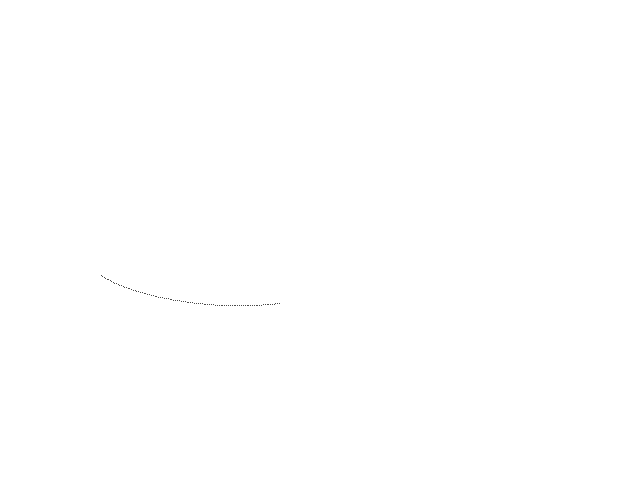
Frame 1 (no input)
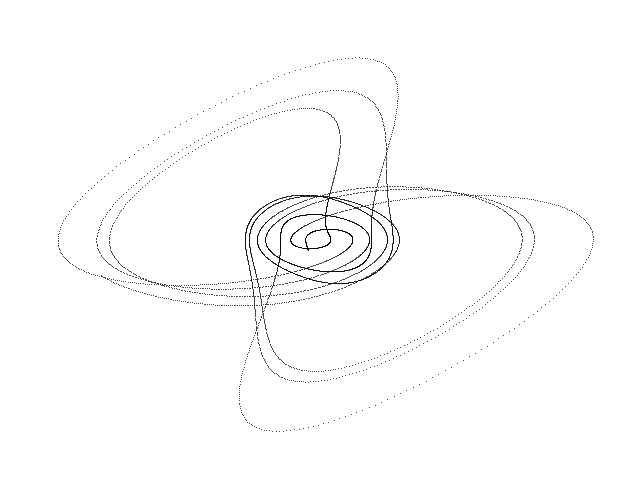
Frame 60 (the mouse pressed at the canvas centre just before this capture)
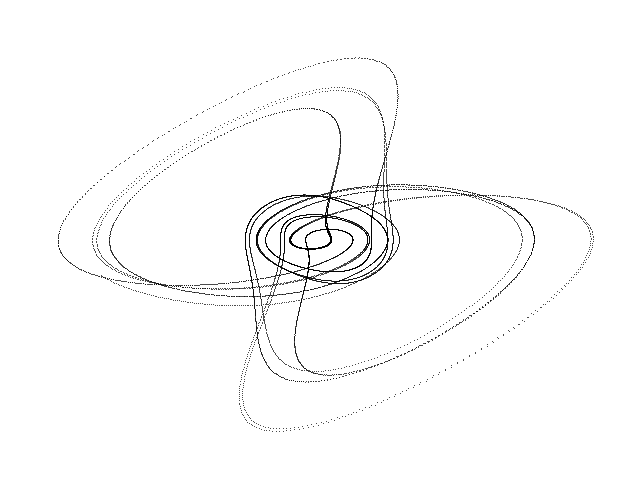
Frame 120 (the mouse held since frame 60 and released just before this capture)

The Processing sketch that drew these frames (run headless with seeded random() and noise(); from frame 60 on, the mouse is pressed at the canvas centre):

// Processing sketch: PWCS_Chaos
// ── PWCS_Chaos.pde
// PWCS chaotic attractor //

  float x = -4.0;
  float y = 1.0;
  float z = -4.0;
  float dt = 0.005;
  float a = 2.0;


void setup() {
  
  size(640, 480);
  background(255);
  
}

void draw() {
  
  for (int i=0; i<100; i++) {
    
    float nx = x;
    float ny = y;
    float nz = z;
        
    x = nx + dt * (ny * (1.0 - nz));
    y = ny + dt * (ny * (1.0 + nz) - a * nx);
    z = nz + dt * (a - nx * ny - pow(ny, 2.0));
  
    point(320 + (55 * x), 240 + (35 * y));
        
  }

}
